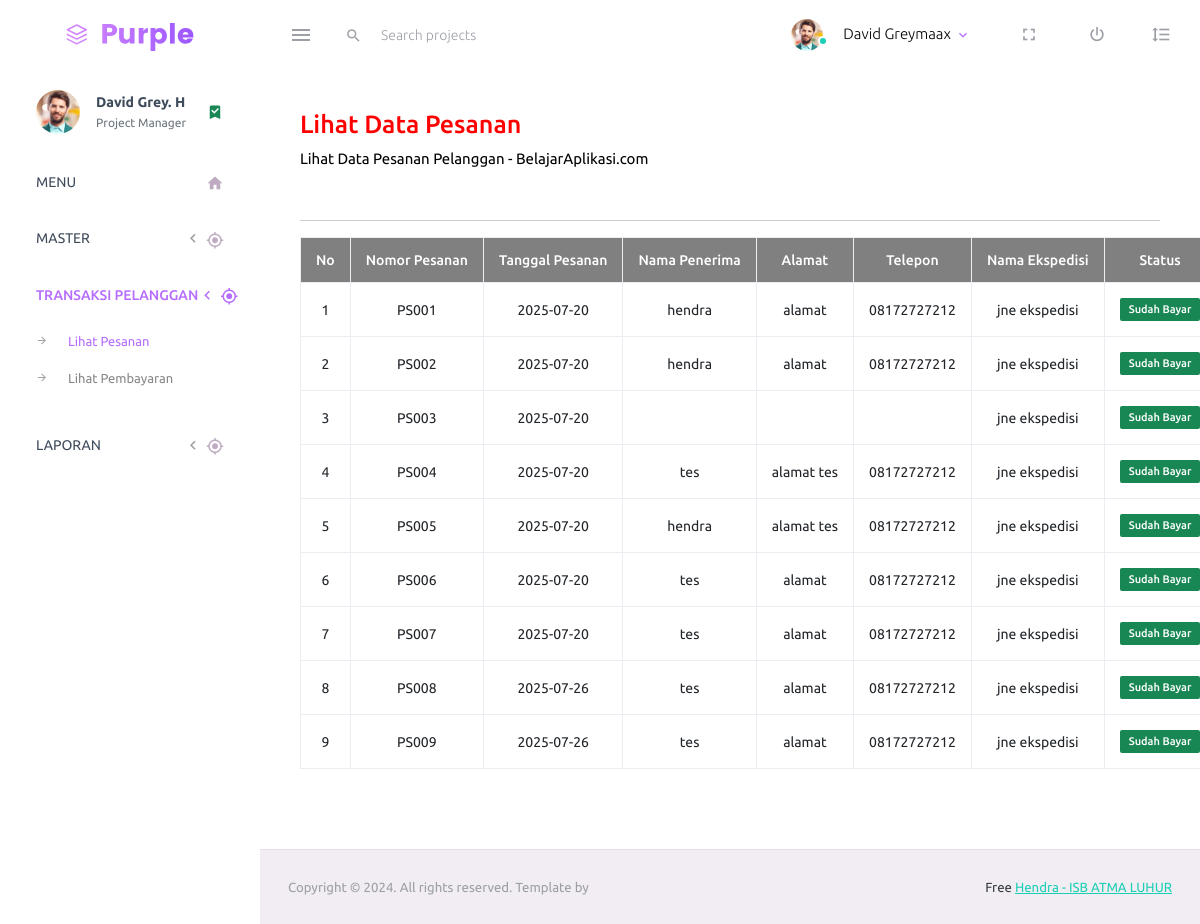
The page /admin/index.php/pesanan on the database its author committed.
### tables this page shows
CREATE TABLE pesanan (
    no_pesanan VARCHAR(10) PRIMARY KEY,
    tanggal_pesanan DATE NOT NULL,
    nama VARCHAR(50) NOT NULL,
    alamat VARCHAR(100) NOT NULL,
    telp VARCHAR(15) NOT NULL,
    status VARCHAR(50) NOT NULL,
	kd_ekspedisi VARCHAR(10) NOT NULL,
	kd_pelanggan INT(3) NOT NULL,
    FOREIGN KEY (kd_ekspedisi) REFERENCES ekspedisi(kd_ekspedisi),
	FOREIGN KEY (kd_pelanggan) REFERENCES pelanggan(kd_pelanggan)
);

CREATE TABLE ekspedisi (
    kd_ekspedisi VARCHAR(10) PRIMARY KEY,
    nama_ekspedisi VARCHAR(50) NOT NULL,
    tujuan VARCHAR(50) NOT NULL,
    ongkir INT(8) NOT NULL
);

### admin/application/views/layout/konten.php (called while the page is built)
<?php
	if ($isi) {
		$this->load->view($isi);
	}
?>

### admin/application/views/layout/wrapper.php (called while the page is built)
<?php
	require_once('header.php');
	require_once('menu.php');
	require_once('konten.php');
	require_once('footer.php');
?>

### admin/application/controllers/Pesanan.php (called while the page is built, shortened)
<?php
	class Pesanan extends CI_Controller {
		public function __construct() {
			$this->load->model('Pesanan_model');
			$this->load->model('General_model');
			$this->load->model('Pelanggan_model');
			$this->load->model('Barang_model');
		}
		function index() {
			$query = $this->Pesanan_model->data_pesanan();
			$data = array(
				'title' => 'Halaman Dashboard Administrator E-Commerce',
				'isi' => 'pesanan/pesanan_view',
				'data' => $query
			);
			$this->load->view('layout/wrapper', $data);
		}
	}
?>

### admin/index.php (called while the page is built, shortened)
<?php
require_once BASEPATH.'core/CodeIgniter.php';

### admin/application/models/Pesanan_model.php (called while the page is built, shortened)
<?php
class Pesanan_model extends CI_Model {
	public function data_pesanan() {
		$query = $this->db->query("select * from pesanan,pelanggan,ekspedisi where pesanan.kd_pelanggan = pelanggan.kd_pelanggan and pesanan.kd_ekspedisi = ekspedisi.kd_ekspedisi");
		if($query->num_rows() > 0) {
			return $query->result();
		}
	}
}
?>

### admin/application/views/pesanan/pesanan_view.php (the view, shortened to what this page needs)
<div class="row">
	<div class="col-12 grid-margin">
		<div class="card">
			<div class="card-body">
				<h3 align="left" style="color:red;">Lihat Data Pesanan<br /></h3>
				<p align="left" style="color:black;">Lihat Data Pesanan Pelanggan - BelajarAplikasi.com<br /></p><br />
				<hr>
				<table id="tabel-akademik" class="table table-bordered border=" 1">
					<thead>
						<tr class="warning" align="center" style="background: grey;color:white;font-weight: bold;">
							<th scope="col">No</th>
							<th scope="col">Nomor Pesanan</th>
							<th scope="col">Tanggal Pesanan</th>
							<th scope="col">Nama Penerima</th>
							<th scope="col">Alamat</th>
							<th scope="col">Telepon</th>
							<th scope="col">Nama Ekspedisi</th>
							<th scope="col">Status</th>
						</tr>
					</thead>
					<tbody>
						<?php
							$no = 1;
							if (isset($data)) {
								foreach ($data as $list) { ?>
									<tr class="active" align="center">
										<td><?php echo $no; ?></td>
										<td><?php echo $list->no_pesanan; ?></td>
										<td><?php echo $list->tanggal_pesanan; ?></td>
										<td><?php echo $list->nama; ?></td>
										<td><?php echo $list->alamat; ?></td>
										<td><?php echo $list->telp; ?></td>
										<td><?php echo $list->nama_ekspedisi; ?></td>
										<td><span class="badge bg-success"><?php echo $list->status; ?></span></td>
									</tr>
									<?php $no++;
								}
							}
							?>
					</tbody>
				</table>
			</div>
		</div>
	</div>
</div>

### rows shown on the page
pesanan: no_pesanan "PS001", tanggal_pesanan "2025-07-20", nama "hendra", alamat "alamat", telp "08172727212", kd_ekspedisi.nama_ekspedisi "jne ekspedisi", status "Sudah Bayar"
pesanan: no_pesanan "PS002", tanggal_pesanan "2025-07-20", nama "hendra", alamat "alamat", telp "08172727212", kd_ekspedisi.nama_ekspedisi "jne ekspedisi", status "Sudah Bayar"
pesanan: no_pesanan "PS003", tanggal_pesanan "2025-07-20", kd_ekspedisi.nama_ekspedisi "jne ekspedisi", status "Sudah Bayar"
pesanan: no_pesanan "PS004", tanggal_pesanan "2025-07-20", nama "tes", alamat "alamat tes", telp "08172727212", kd_ekspedisi.nama_ekspedisi "jne ekspedisi", status "Sudah Bayar"
pesanan: no_pesanan "PS005", tanggal_pesanan "2025-07-20", nama "hendra", alamat "alamat tes", telp "08172727212", kd_ekspedisi.nama_ekspedisi "jne ekspedisi", status "Sudah Bayar"
pesanan: no_pesanan "PS006", tanggal_pesanan "2025-07-20", nama "tes", alamat "alamat", telp "08172727212", kd_ekspedisi.nama_ekspedisi "jne ekspedisi", status "Sudah Bayar"
pesanan: no_pesanan "PS007", tanggal_pesanan "2025-07-20", nama "tes", alamat "alamat", telp "08172727212", kd_ekspedisi.nama_ekspedisi "jne ekspedisi", status "Sudah Bayar"
pesanan: no_pesanan "PS008", tanggal_pesanan "2025-07-26", nama "tes", alamat "alamat", telp "08172727212", kd_ekspedisi.nama_ekspedisi "jne ekspedisi", status "Sudah Bayar"
pesanan: no_pesanan "PS009", tanggal_pesanan "2025-07-26", nama "tes", alamat "alamat", telp "08172727212", kd_ekspedisi.nama_ekspedisi "jne ekspedisi", status "Sudah Bayar"
